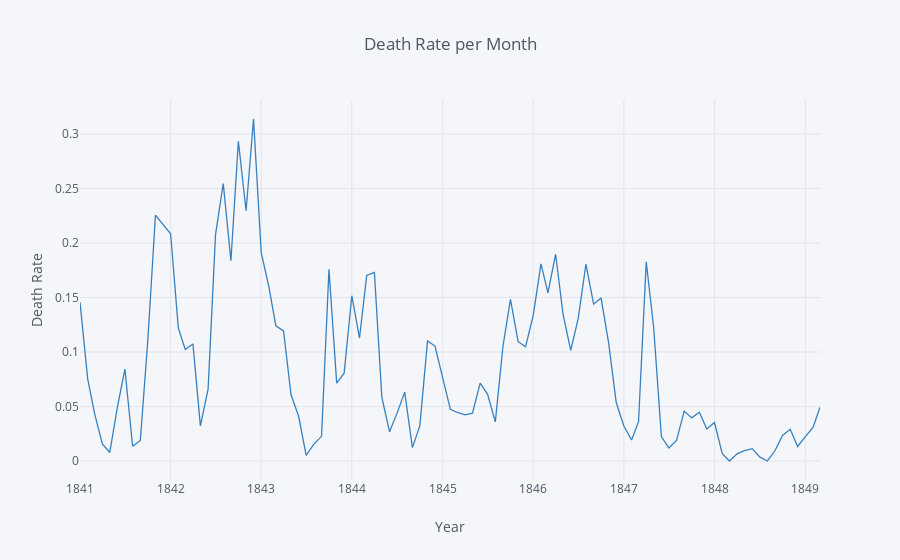

Here is the notebook cell this chart was saved with:
### Code cell
monthly.iplot(kind='line', x='date', y='proportion', xTitle='Year', color='blue',
           yTitle='Death Rate', title='Death Rate per Month')
